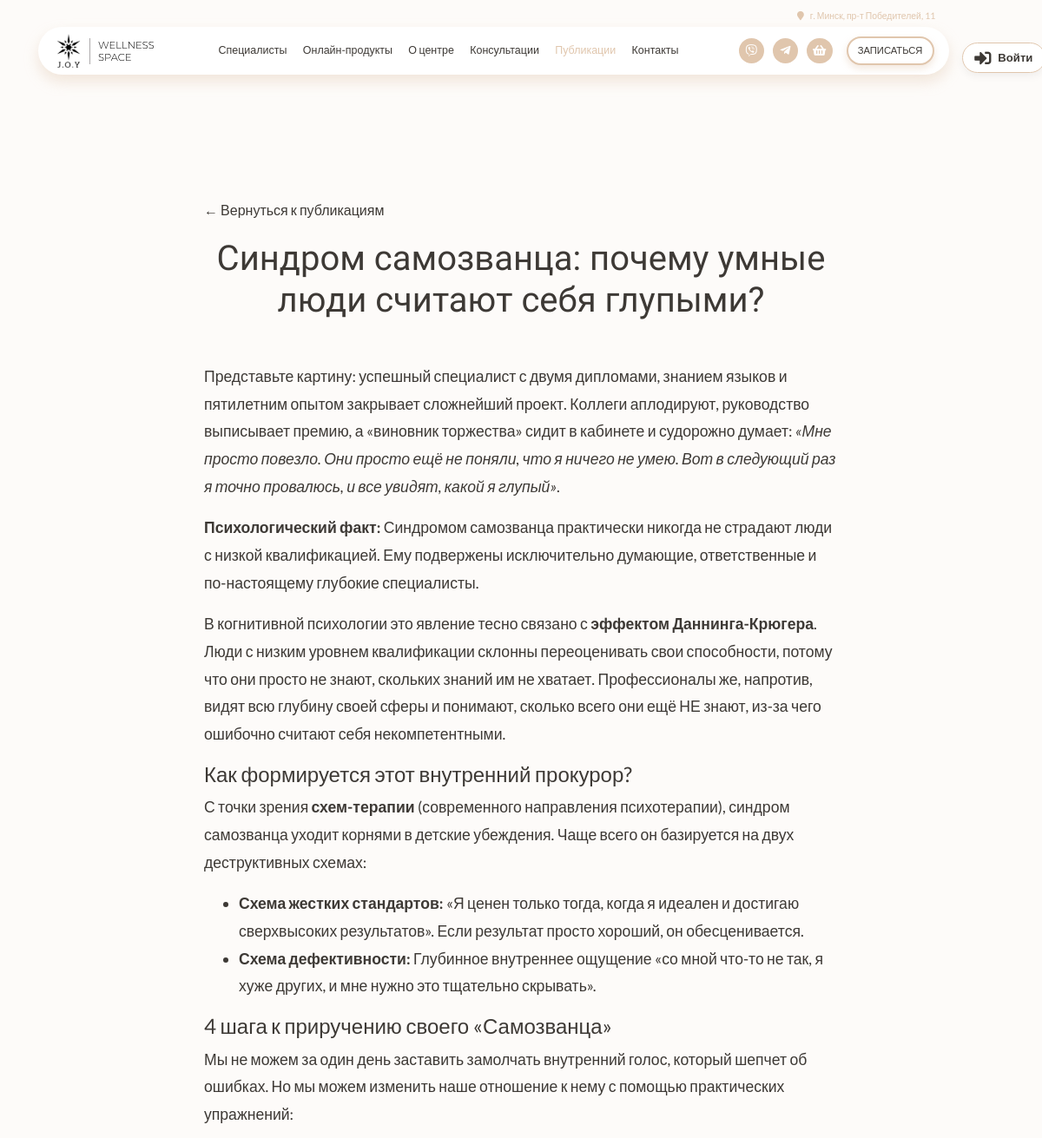
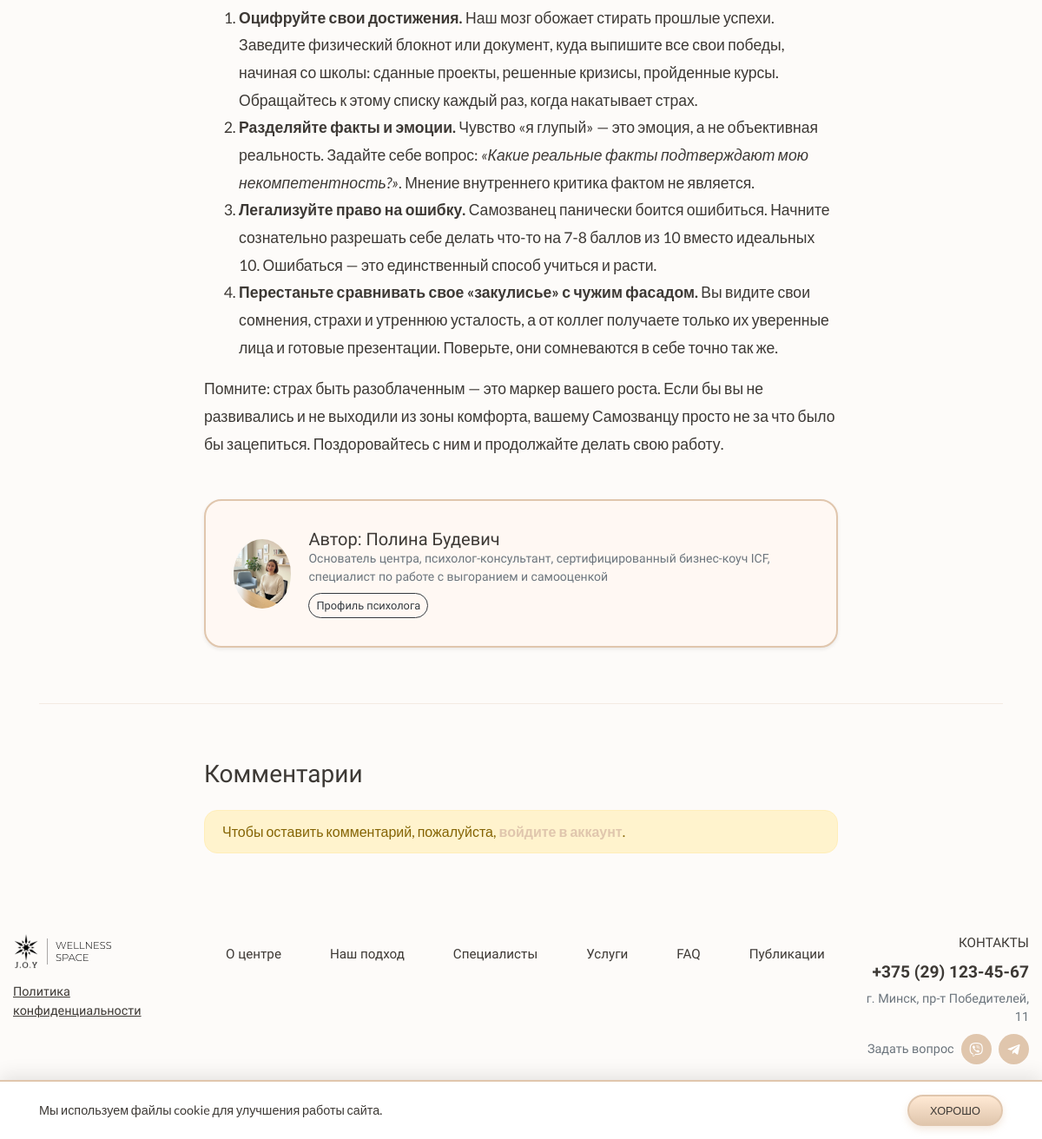
The app's page /article.php?id=4 with its own data (2 pictures, top to bottom).
### tables this page shows
CREATE TABLE `settings` (
  `id` int(11) NOT NULL,
  `phone` varchar(50) DEFAULT NULL,
  `email` varchar(100) DEFAULT NULL,
  `address` varchar(255) DEFAULT NULL,
  `telegram` varchar(100) DEFAULT NULL,
  `instagram` varchar(100) DEFAULT NULL,
  `work_hours` varchar(255) DEFAULT NULL
);

CREATE TABLE `posts` (
  `id` int(11) NOT NULL,
  `title` varchar(255) NOT NULL,
  `short_desc` text,
  `content` longtext NOT NULL,
  `author_id` int(11) DEFAULT NULL,
  `image` varchar(255) DEFAULT 'img/Frame.png',
  `created_at` timestamp NULL DEFAULT CURRENT_TIMESTAMP,
  `status` varchar(20) DEFAULT 'published'
);

CREATE TABLE `specialists` (
  `id` int(11) NOT NULL,
  `user_id` int(11) NOT NULL,
  `photo` varchar(255) DEFAULT 'img/default-doc.png',
  `first_name` varchar(100) NOT NULL,
  `patronymic` varchar(100) DEFAULT NULL,
  `last_name` varchar(100) NOT NULL,
  `specialization` varchar(255) NOT NULL,
  `experience_years` int(11) NOT NULL,
  `education` text NOT NULL,
  `description` text NOT NULL,
  `work_schedule` varchar(255) DEFAULT '',
  `directions` text,
  `block1_title` varchar(255) DEFAULT NULL,
  `block1_text` text,
  `block2_title` varchar(255) DEFAULT NULL,
  `block2_text` text
);

### db.php (called while the page is built, shortened)
<?php
function getCurrentUser($pdo) {
    return null;
}
function getSettings($pdo) {
    try {
        $st = $pdo->query("SELECT * FROM settings LIMIT 1");
        return $st->fetch() ?: ['phone'=>'','email'=>'','address'=>'','telegram'=>'','instagram'=>'','work_hours'=>''];
    } catch (Exception $e) {
        return ['phone'=>'','email'=>'','address'=>'','telegram'=>'','instagram'=>'','work_hours'=>''];
    }
}
function joyViberUrl($p) {
    $d = preg_replace('/\D+/', '', (string)$p);
    return $d ? 'viber://chat?number=' . $d : '#';
}
function joyTelegramUrl($t) {
    $h = ltrim(trim((string)$t), '@');
    return $h ? 'https://t.me/' . rawurlencode($h) : '#';
}

### article.php (the view, shortened to what this page needs)
<?php
require_once 'db.php';
$id = $_GET['id'] ?? 1;
try {
    $pdo->exec("ALTER TABLE posts ADD COLUMN status VARCHAR(20) DEFAULT 'published'");
} catch (Exception $e) {}
$st = $pdo->prepare("SELECT p.*, s.first_name, s.last_name, s.specialization, s.photo as spec_photo, s.id as spec_id FROM posts p LEFT JOIN specialists s ON p.author_id = s.id WHERE p.id = ?");
$st->execute([$id]);
$art = $st->fetch();
?>
<?php require_once 'header.php'; ?>
<section class="section article-detail-page" style="padding-top: 150px; padding-bottom: 100px;">
<div class="container">
    <div class="row justify-content-center">
        <div class="col-lg-8">
            <a href="publications.php" class="article-back-link"> &larr; Вернуться к публикациям </a>
        </div>
    </div>
    <div class="row justify-content-center">
        <div class="col-lg-8">
            <h1 class="article-detail-title text-center mb-5">
                <?= htmlspecialchars($art['title']) ?>
            </h1>
            <div class="article-text-body">
                <?= $art['content'] ?>
            </div>
            <?php if($art['spec_id']): ?>
            <div class="article-author-card shadow-sm">
                <img src="<?= htmlspecialchars($art['spec_photo']) ?>" alt="Автор" class="author-img-round" onerror="this.src='img/Frame.png'">
                <div>
                    <h5 class="m-0 font-tenor">Автор: <?= htmlspecialchars($art['first_name'] . ' ' . $art['last_name']) ?></h5>
                    <p class="text-muted small mb-2"><?= htmlspecialchars($art['specialization']) ?></p>
                    <a href="profile.php?id=<?= $art['spec_id'] ?>" class="btn btn-sm btn-outline-dark" style="border-radius: 20px; font-size: 0.8rem;">Профиль психолога</a>
                </div>
            </div>
            <?php endif; ?>
        </div>
    </div>
    <hr style="margin: 4rem 0; border-color: #E0C6AD; opacity: 0.3;">
    <div class="row justify-content-center">
        <div class="col-lg-8">
            <h3 class="comments-section-title">Комментарии</h3>
            <?php if($user): ?>
            <form method="POST" class="mb-5">
                <textarea name="text" class="form-control comment-textarea-joy" rows="3" placeholder="Ваши мысли по поводу прочитанного..." required></textarea>
                <input type="hidden" name="parent_id" value="">
                <button type="submit" name="add_comment" class="main-button small-btn">Отправить</button>
            </form>
            <?php else: ?>
            <div class="alert alert-warning mb-5" style="border-radius: 15px; font-family: 'Lato', sans-serif;">
                Чтобы оставить комментарий, пожалуйста, <a href="#" class="font-weight-bold color-accent-joy" onclick="openAuthModal(event)">войдите в аккаунт</a>.
            </div>
            <?php endif; ?>
        </div>
    </div>
</div>
</section>
<?php require_once 'footer.php'; ?>

### header.php (shortened to what this page needs)
<?php
require_once 'db.php';
$user = getCurrentUser($pdo);
$settings = getSettings($pdo);
$page = basename($_SERVER['PHP_SELF']);
$viber = joyViberUrl($settings['phone'] ?? '');
$tg = joyTelegramUrl($settings['telegram'] ?? '');
$bClass = '';
if ($page == 'index.php' || $page == '') { $bClass = 'home-page'; }
elseif ($page == 'services.php') { $bClass = 'services-page'; }
elseif ($page == 'catalog.php') { $bClass = 'catalog-page'; }
elseif ($page == 'publications.php') { $bClass = 'publications-page'; }
elseif ($page == 'article.php') { $bClass = 'article-page'; }
elseif ($page == 'cabinet.php') { $bClass = 'cabinet-page'; }
elseif ($page == 'specialists.php') { $bClass = 'specialists-page'; }
elseif ($page == 'contacts.php') { $bClass = 'contacts-page'; }
elseif ($page == 'profile.php') { $bClass = 'profile-page'; }
elseif ($page == 'privacy.php') { $bClass = 'privacy-page'; }
elseif ($page == 'faq.php') { $bClass = 'faq-page'; }
?>
<!DOCTYPE html>
<html lang="ru">
<head>
<link rel="stylesheet" href="https://cdn.jsdelivr.net/npm/bootstrap@4.6.2/dist/css/bootstrap.min.css">
<link rel="stylesheet" href="https://cdnjs.cloudflare.com/ajax/libs/font-awesome/5.15.4/css/all.min.css">
<link rel="stylesheet" href="joy.css?v=<?= time() ?>">
</head>
<body class="<?= $bClass ?>">
<div class="nav-container">
    <div class="user-corner user-corner--desktop d-none d-lg-flex">
        <?php if($user): ?>
            <a href="cabinet.php" class="user-link-header"><i class="fas fa-user-circle mr-2"></i> <?= htmlspecialchars($user['name']) ?></a>
        <?php else: ?>
            <a href="#" class="user-link-header" onclick="openAuthModal(event)"><i class="fas fa-sign-in-alt mr-2"></i> Войти</a>
        <?php endif; ?>
    </div>
    <div class="nav-centered">
        <div class="nav-address-row">
            <div class="address"><a href="contacts.php"><i class="fa fa-map-marker"></i> <?= htmlspecialchars($settings['address'] ?: 'г. Минск, пр-т Победителей, 11') ?></a></div>
        </div>
        <div class="nav-bar">
            <a href="index.php" class="logo-link"><img src="img/Frame.svg" class="logo"></a>
            <div class="nav-links d-none d-lg-flex">
                <a href="specialists.php" class="<?= $page == 'specialists.php' ? 'active-link' : '' ?>">Специалисты</a>
                <a href="catalog.php" class="<?= $page == 'catalog.php' ? 'active-link' : '' ?>">Онлайн-продукты</a>
                <a href="index.php#section-2">О центре</a>
                <a href="services.php" class="<?= $page == 'services.php' ? 'active-link' : '' ?>">Консультации</a>
                <a href="publications.php" class="<?= ($page == 'publications.php' || $page == 'article.php') ? 'active-link' : '' ?>">Публикации</a>
                <a href="contacts.php" class="<?= $page == 'contacts.php' ? 'active-link' : '' ?>">Контакты</a>
            </div>
            <div class="nav-actions">
                <div class="nav-actions-desktop d-none d-lg-flex align-items-center">
                    <div class="social-icons">
                        <a href="<?= htmlspecialchars($viber) ?>"><i class="fab fa-viber"></i></a>
                        <a href="<?= htmlspecialchars($tg) ?>" target="_blank"><i class="fab fa-telegram-plane"></i></a>
                        <a href="cabinet.php?tab=cart">
                            <i class="fas fa-shopping-basket"></i>
                        </a>
                    </div>
                    <a href="#" class="appointment-button" onclick="openAppointment(event)">Записаться</a>
                </div>
            </div>
        </div>
    </div>
</div>

### footer.php (shortened to what this page needs)
<?php
$set = getSettings($pdo);
?>
<section id="section-11" class="section section-11">
    <div class="container footer-container">
        <div class="footer-main">
            <div class="footer-row first-row d-flex justify-content-between align-items-start">
                <div class="footer-left d-flex flex-column">
                    <a href="index.php" class="logo-link mb-3"><img src="img/Frame.svg" alt="Logo" class="logo"></a>
                    <a href="privacy.php" class="legal-link mt-auto">Политика конфиденциальности</a>
                </div>
                <div class="footer-nav d-flex justify-content-center align-items-center flex-grow-1 px-3">
                    <a href="index.php#section-2" class="nav-link">О центре</a>
                    <a href="index.php#section-3" class="nav-link">Наш подход</a>
                    <a href="specialists.php" class="nav-link">Специалисты</a>
                    <a href="services.php" class="nav-link">Услуги</a>
                    <a href="faq.php" class="nav-link">FAQ</a>
                    <a href="publications.php" class="nav-link">Публикации</a>
                </div>
                <div class="footer-contacts text-right">
                    <a href="index.php#section-10" class="nav-link p-0 mb-2 d-block text-uppercase" style="font-family: 'Tenor Sans';">КОНТАКТЫ</a>
                    <div class="contact-phone font-weight-bold" style="font-size: 1.2rem;"><?= htmlspecialchars($set['phone']) ?></div>
                    <div class="contact-address text-muted mb-2" style="font-size: 0.9rem;"><?= htmlspecialchars($set['address']) ?></div>
                    <div class="contact-question d-flex align-items-center justify-content-end">
                        <span class="mr-2 text-muted" style="font-size: 0.9rem;">Задать вопрос</span>
                        <a href="<?= htmlspecialchars(joyViberUrl($set['phone'] ?? '')) ?>" class="social-icon viber"><i class="fab fa-viber"></i></a>
                        <a href="<?= htmlspecialchars(joyTelegramUrl($set['telegram'] ?? '')) ?>" class="social-icon telegram ml-2"><i class="fab fa-telegram-plane"></i></a>
                    </div>
                </div>
            </div>
        </div>
        <div class="footer-copyright">J.O.Y Wellness space 2026 ©</div>
    </div>
</section>
<?php if(!isset($_COOKIE['joy_privacy'])): ?>
<div class="cookie-banner">
    <div class="container">
        <div class="row align-items-center">
            <div class="col-md-9"><p class="small m-0">Мы используем файлы cookie для улучшения работы сайта.</p></div>
            <div class="col-md-3 text-md-right"><form method="POST"><button type="submit" name="accept_cookies" class="main-button small-btn">Хорошо</button></form></div>
        </div>
    </div>
</div>
<?php endif; ?>
</body>
</html>

### records on screen
settings: address "г. Минск, пр-т Победителей, 11", phone "+375 (29) 123-45-67"
posts: title "Синдром самозванца: почему умные люди считают себя глупыми?", content "Представьте картину: успешный специалист с двумя дипломами, знанием языков и пятилетним опытом закрывает сложнейший проект. Коллеги аплодируют, руководство выписывает премию, а «виновник торжества» сидит в кабинете и судорожно думает: «Мне просто повезло. Они просто ещё не поняли, что я ничего не умею. Вот в следующий раз я точно провалюсь, и все увидят, какой я глупый» . Психологический факт: Синдромом самозванца практически никогда не страдают люди с низкой квалификацией. Ему подвержены исключительно думающие, ответственные и по-настоящему глубокие специалисты. В когнитивной психологии это явление тесно связано с эффектом Даннинга-Крюгера . Люди с низким уровнем квалификации склонны…", author.photo (picture), author.last_name "Полина Будевич", author.specialization "Основатель центра, психолог-консультант, сертифицированный бизнес-коуч ICF, специалист по работе с выгоранием и самооценкой"
